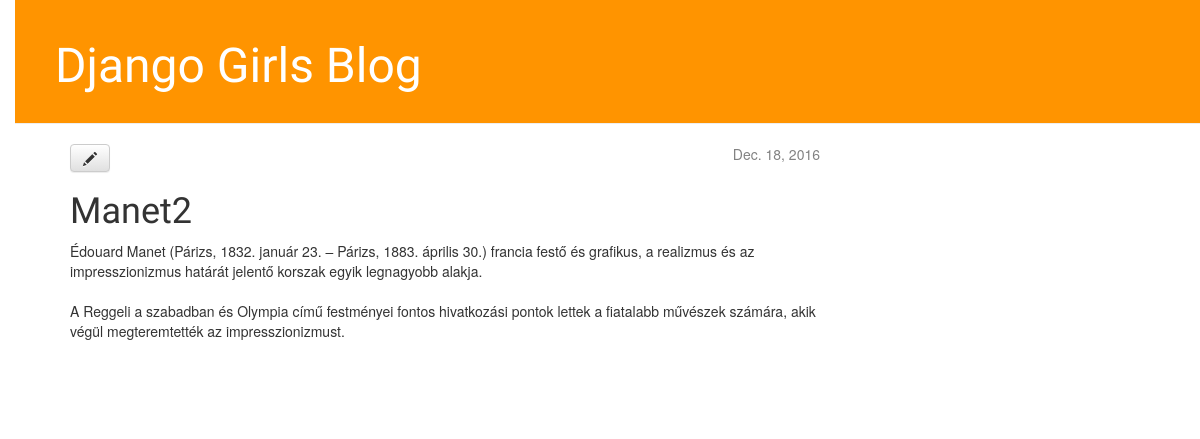
The app's page /post/1/ with its own data.
### blog/models.py (models this page shows, shortened)
class Post (models.Model):
    author=models.ForeignKey('auth.User')
    title=models.CharField(max_length=200)
    text=models.TextField()
    created_date=models.DateTimeField(default=timezone.now)
    published_date=models.DateField(blank=True, null=True)

### blog/views.py (the view)
# urls.py: url(r'^post/(?P<pk>[0-9]+)/$', views.post_detail, name='post_detail'),
def post_detail(request, pk):
    post = get_object_or_404(Post, pk=pk)
    return render(request, 'blog/post_detail.html', {'post': post})

### blog/templates/blog/post_detail.html
{% extends 'blog/base.html' %}
{% block content %}
    <div class="post">
        {% if post.published_date %}
            <div class="date">
                {{ post.published_date }}
            </div>
        {% endif %}
        <a class="btn btn-default" href="{% url 'post_edit' pk=post.pk %}"><span class="glyphicon glyphicon-pencil"></span></a>
        <h1>{{ post.title }}</h1>
        <p>{{ post.text|linebreaksbr }}</p>
    </div>
{% endblock %}

### blog/static/css/blog.css (style rules this page uses)
body { padding-left: 15px; }
h1, h2, h3, h4 { font-family: 'Lobster', cursive; }
.date { float: right; color: #828282; }
.post { margin-bottom: 70px; }

### records on screen
Post: published_date "Dec. 18, 2016", title "Manet2", text "Édouard Manet (Párizs, 1832. január 23. – Párizs, 1883. április 30.) francia festő és grafikus, a realizmus és az impresszionizmus határát jelentő korszak egyik legnagyobb alakja. A Reggeli a szabadban és Olympia című festményei fontos hivatkozási pontok lettek a fiatalabb művészek számára, akik végül megteremtették az impresszionizmust."
